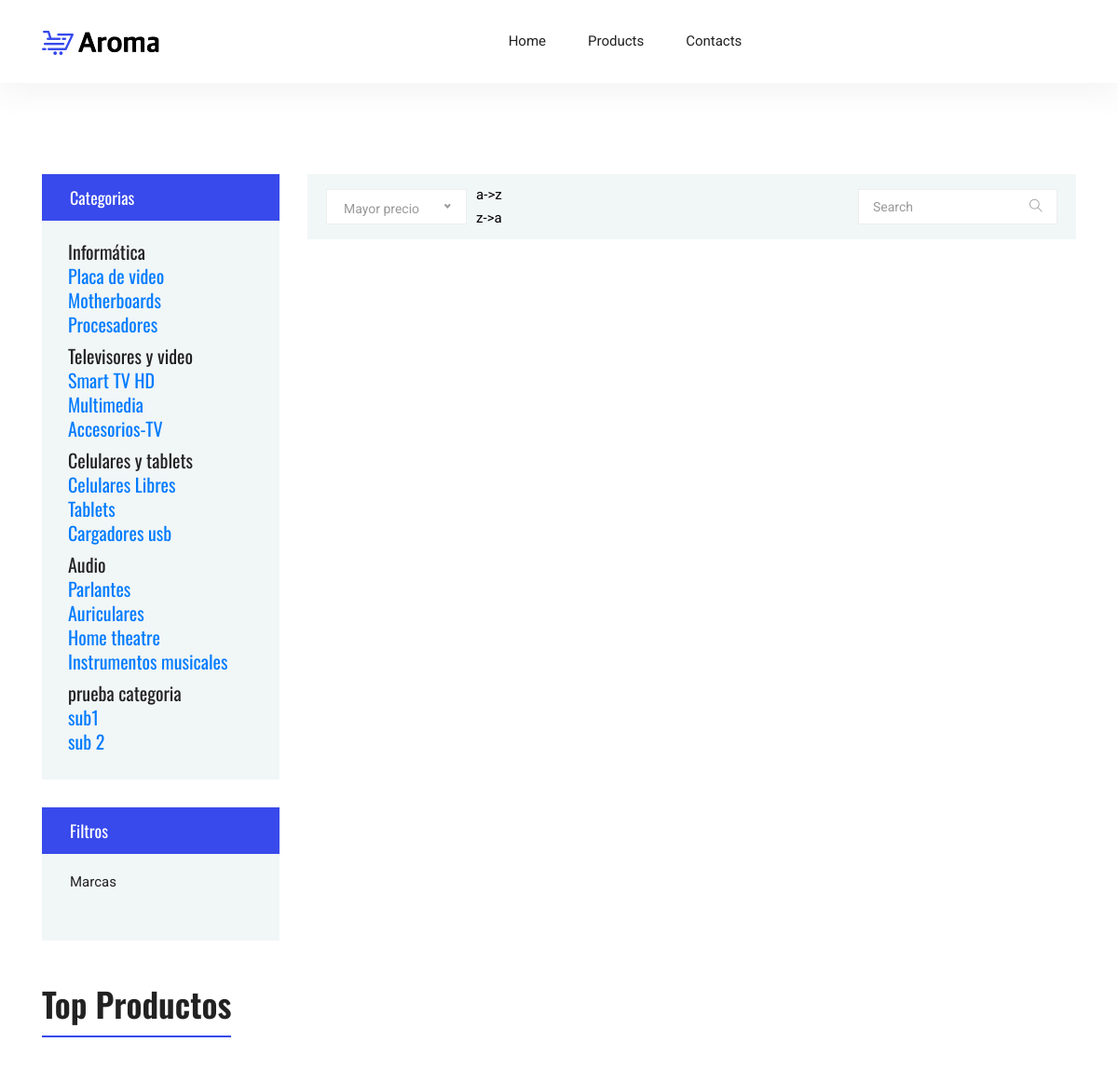
The page /tp-1/productosDeLaCategoria.php (upper part) on the database as committed earlier.
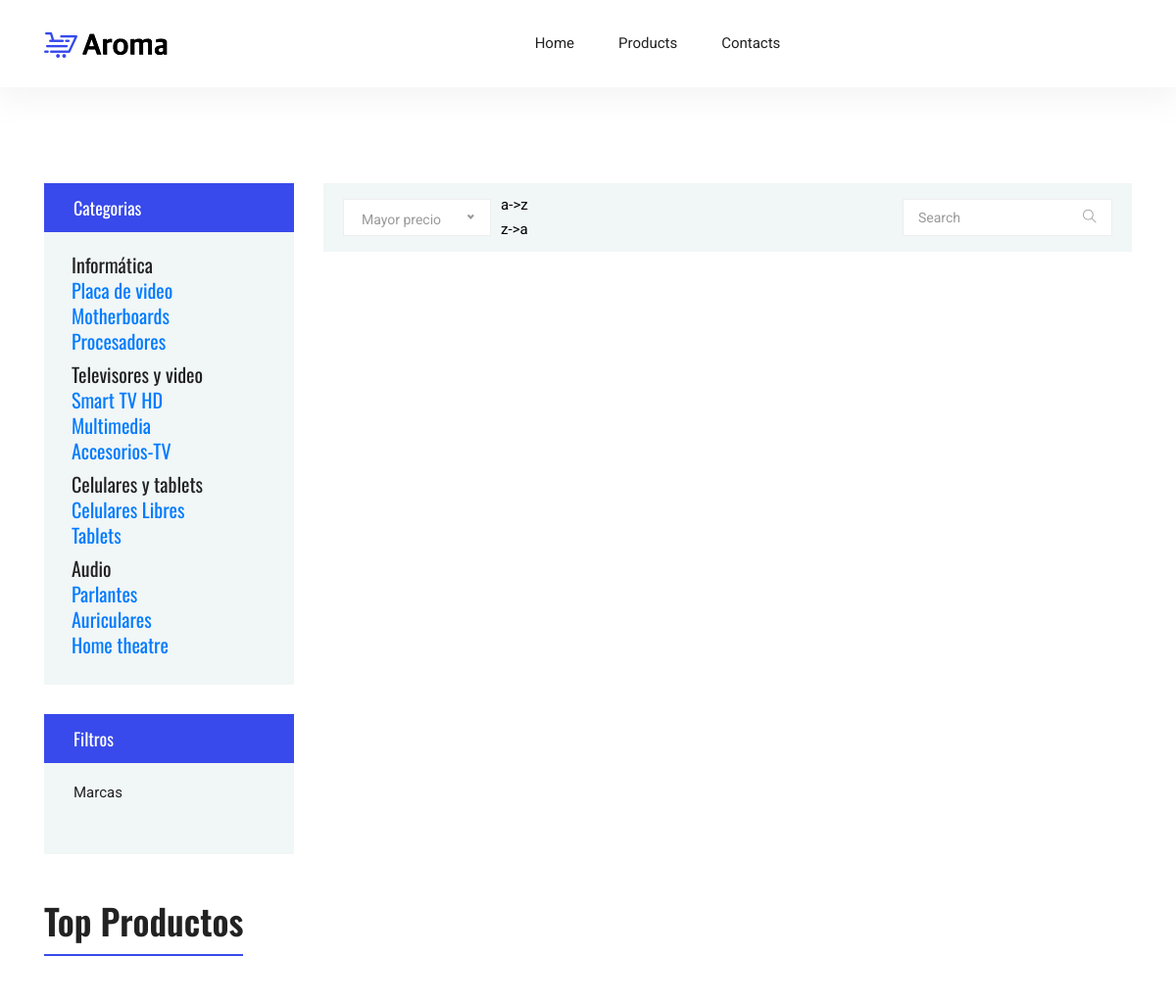
The same page on the database as committed later.
### tables this page shows
CREATE TABLE `categorias` (
  `id_categoria` int(11) NOT NULL,
  `nombre` varchar(250) NOT NULL,
  `id_padre` int(11) NOT NULL DEFAULT 0
);

### tp-1/productosDeLaCategoria.php (the view, shortened to what this page needs)
<?php
 require_once('category.php');
?>

### tp-1/class/classCategory.php (called while the page is built, shortened)
<?php
class sqlCategoria{
    var $con;
    function sqlCategoria ($con){
        $this->con = $con;
    }
    function getCategorias($idPadre = 0){
        $sql = "SELECT * FROM categorias WHERE id_padre = ".$idPadre;
        return $this->con->query($sql, PDO::FETCH_ASSOC);
    }
}
?>

### tp-1/productosDeLaCategoria.php (the view, shortened to what this page needs)
<?php
 require_once('category.php');
?>

### tp-1/left_category.php
<?php
require_once('class/classCategory.php');
?>
<div class="sidebar-categories">
                    <div class="head">Categorias</div>
                    <ul class="main-categories">
                        <div class="panel-group category-products" id="accordian">
                            <div class="panel panel-default">
                                <div class="panel-heading">
                                    <h4 class="panel-title">
                                        <?php
                                             $categoria =new sqlCategoria($con);
                                             foreach($categoria->getCategorias() as $row){ ?>
                                        <ul>
                                            <?php echo $row['nombre']?>
                                            <div class="panel panel-default">
                                                <div class="panel-heading">
                                                    <h4 class="panel-title">
                                                        <?php
                                                              $categoria =new sqlCategoria($con);
                                                              foreach($categoria->getCategorias($row['id_categoria']) as $row2){ ?>
                                                        <li> <a
                                                                href="category.php?categoria=<?php echo $row2['id_categoria']?>"><?php echo $row2['nombre']?></a>
                                                        </li>
                                                        <?php }?>
                                                    </h4>
                                                </div>
                                            </div>
                                            </ul>
                                            <?php }?>
                                    </h4>
                                </div>
                            </div>
                        </div>
                    </ul>
                </div>

Rows that differ between the two databases and show on the page:
removed categorias: nombre "Cargadores usb", shown under "Celulares y tablets"
removed categorias: nombre "Instrumentos musicales", shown under "Audio"
removed categorias: nombre "prueba categoria"
removed categorias: nombre "sub1", shown under "prueba categoria"
removed categorias: nombre "sub 2", shown under "prueba categoria"
